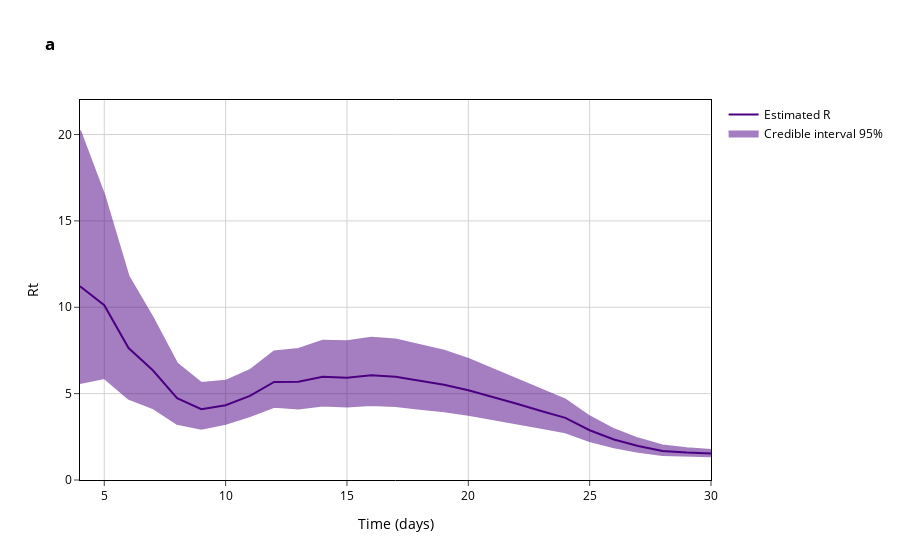

This figure's notebook cell:
### Code cell
fig = go.Figure()

trace1_relaxed = go.Scatter(
            y=intervals['Mean'],
            x=intervals['Time Points'],
            mode='lines',
            name='Estimated R',
            line_color='indigo'
        )

trace2_relaxed = go.Scatter(
    x=list(intervals['Time Points']) + list(intervals['Time Points'])[::-1],
    y=list(intervals['Lower bound CI']) + list(intervals['Upper bound CI'])[::-1],
    fill='toself',
    fillcolor='indigo',
    line_color='indigo',
    opacity=0.5,
    mode='lines',
    name='Credible interval 95%',
)

fig.add_trace(trace1_relaxed)
fig.add_trace(trace2_relaxed)

fig.update_layout(
    xaxis_title='Time (days)',
    yaxis_title='Rt',
    hovermode='x unified')
fig.update_layout(plot_bgcolor='white', title='<b>a</b>', font=dict(size=12, color="Black"), yaxis_range=[0,22])
fig.update_xaxes(
    mirror=True,
    ticks='outside',
    showline=True,
    linecolor='black',
    gridcolor='lightgrey'
)
fig.update_yaxes(
    mirror=True,
    ticks='outside',
    showline=True,
    linecolor='black',
    gridcolor='lightgrey'
)
fig.show()

first_week = intervals['Mean'][:7]

print('Average Rt over the first week = ', statistics.mean(first_week))

### Figure 1 — Plotly figure (JSON) as saved in the notebook; plotly's stock layout.template omitted (floating-point values rounded to 4 significant figures)
{"data": [{"line": {"color": "indigo"}, "mode": "lines", "name": "Estimated R", "type": "scatter", "x": [4, 5, 6, 7, 8, 9, 10, 11, 12, 13, 14, 15, 16, 17, 18, 19, 20, 21, 22, 23, 24, 25, 26, 27, 28, 29, 30], "y": [11.21, 10.12, 7.638, 6.354, 4.741, 4.1, 4.331, 4.871, 5.68, 5.693, 5.975, 5.925, 6.06, 5.976, 5.745, 5.516, 5.195, 4.814, 4.413, 3.999, 3.599, 2.881, 2.342, 1.967, 1.677, 1.586, 1.528]}, {"fill": "toself", "fillcolor": "indigo", "line": {"color": "indigo"}, "mode": "lines", "name": "Credible interval 95%", "opacity": 0.5, "type": "scatter", "x": [4, 5, 6, 7, 8, 9, 10, 11, 12, 13, 14, 15, 16, 17, 18, 19, 20, 21, 22, 23, 24, 25, 26, 27, 28, 29, 30, 30, 29, 28, 27, 26, 25, 24, 23, 22, 21, 20, 19, 18, 17, 16, 15, 14, 13, 12, 11, 10, 9, 8, 7, 6, 5, 4], "y": [5.612, 5.902, 4.717, 4.167, 3.256, 2.961, 3.257, 3.695, 4.244, 4.143, 4.312, 4.256, 4.348, 4.28, 4.117, 3.982, 3.783, 3.541, 3.286, 3.02, 2.762, 2.254, 1.89, 1.637, 1.442, 1.4, 1.375, 1.74, 1.844, 1.993, 2.398, 2.935, 3.678, 4.648, 5.232, 5.844, 6.444, 7.008, 7.486, 7.826, 8.138, 8.238, 8.034, 8.057, 7.584, 7.435, 6.354, 5.739, 5.617, 6.747, 9.392, 11.8, 16.49, 20.23]}], "layout": {"font": {"color": "Black", "size": 12}, "hovermode": "x unified", "plot_bgcolor": "white", "title": {"text": "<b>a</b>"}, "xaxis": {"gridcolor": "lightgrey", "linecolor": "black", "mirror": true, "showline": true, "ticks": "outside", "title": {"text": "Time (days)"}}, "yaxis": {"gridcolor": "lightgrey", "linecolor": "black", "mirror": true, "range": [0, 22], "showline": true, "ticks": "outside", "title": {"text": "Rt"}}}}
